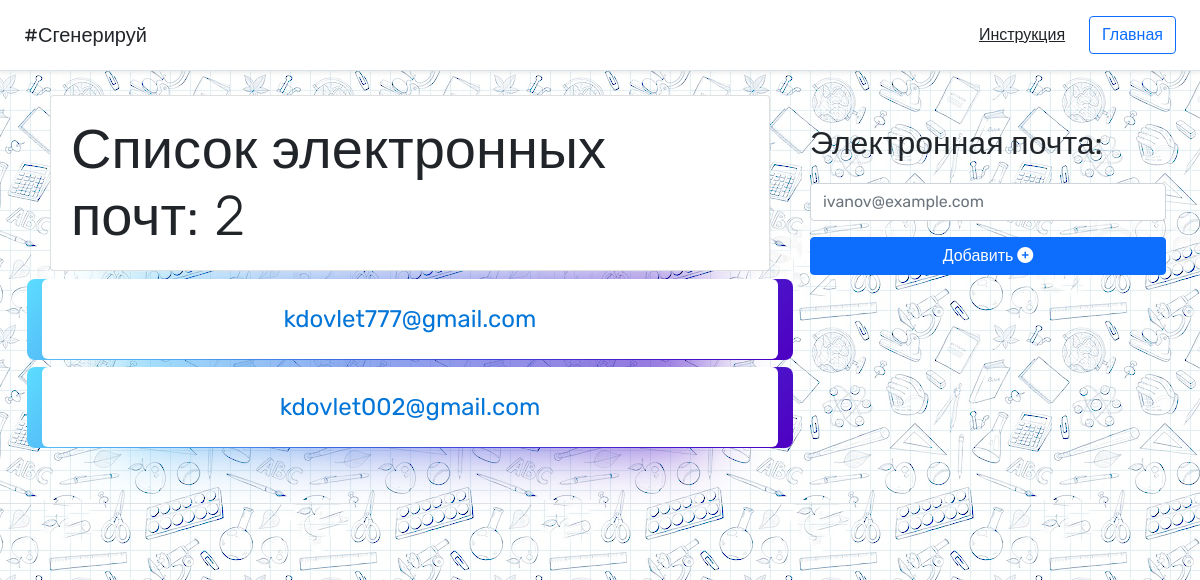
Before: /panel/ with the older database file.
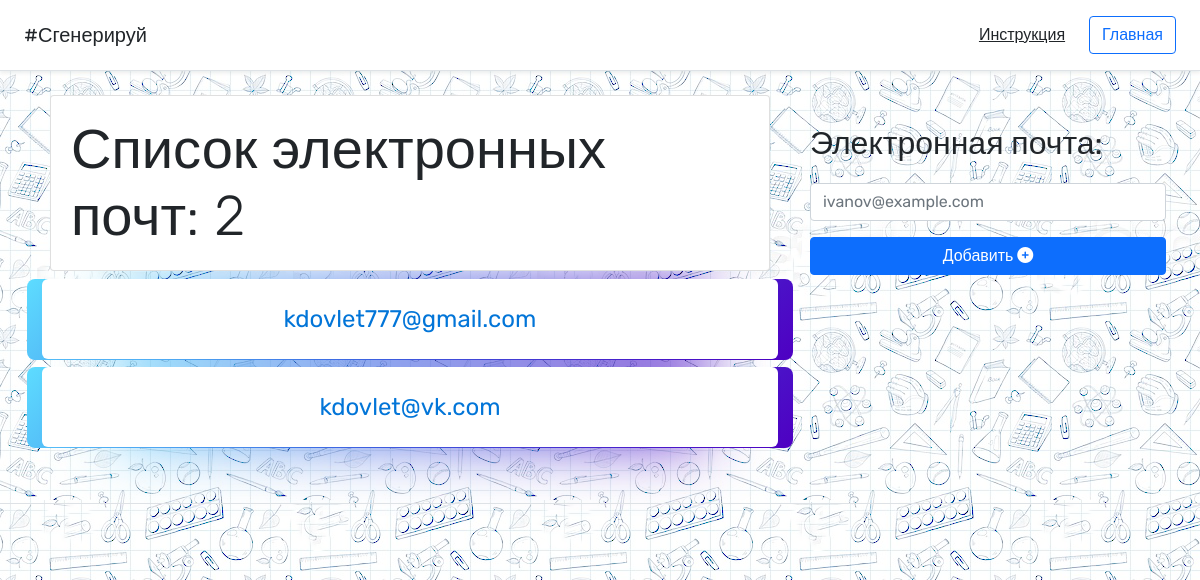
After: the same page with the newer database file.
### taslama/apps/questions/models.py (models this page shows)
class Email(models.Model):
	email = models.CharField('Email', max_length = 50)

### taslama/apps/questions/views.py (the view)
# urls.py: path('panel/', views.panel, name = 'panel'),
def panel(request):
	if request.method == 'POST':
		email = Email.objects.create(email = request.POST['email'])
		created = email.email
		email.save()
		messages.info(request, f'Почта {created} добавлена успешно!')
	emails_list = Email.objects.all()
	emails_count = emails_list.count()
	return render(request, 'panel.html', {'emails_list':emails_list, 'emails_count':emails_count})

### taslama/apps/questions/templates/panel.html (shortened to what this page needs)
{% load static %}
<!DOCTYPE html>
<html lang="en">
  <head>
    <link rel='stylesheet' href="{% static 'cardstyle.css' %}">
    <link href="https://cdn.jsdelivr.net/npm/bootstrap@5.0.0-beta2/dist/css/bootstrap.min.css" rel="stylesheet">
  </head>
  <body style="background-image: url('{% static 'pattern.png' %}' );">
<header class="d-flex flex-column flex-md-row align-items-center p-3 px-md-4 mb-3 bg-body border-bottom shadow-sm">
  <p class="h5 my-0 me-md-auto fw-normal">#Сгенерируй</p>
  <nav class="my-2 my-md-0 me-md-3">
    <a class="p-2 text-dark" href="{% url 'info' %}">Инструкция</a>
  </nav>
  <a class="btn btn-outline-primary" href="{% url 'index' %}">Главная</a>
</header>
<div class="container">
  <div class="row">
    <div class="col-sm-8">
    <div class="card p-1 m-2">
  <h1 class="display-4 m-3">Список электронных почт: {{emails_count}}</h1>
  </div>
  {% if emails_list %}
    {% for email in emails_list %}
     <a href="{% url 'delete' email.id %}" style="text-decoration:none;">
    <div class="card1 mb-2 ml-2 w-100">
    {{email.email}}
    </div>
     </a>
    {% endfor %}
  {% else %}
  <p class="m-3">Пока электронных почт не добавлено, нажмите "Добавить", чтобы добавить почту</p>
  {% endif %}
    </div>
    <div class="col-sm-4">
      <form method="POST">
  <div class="form-group pt-4">
    <label class="m-2" style="font-size: 32px;" for="exampleFormControlInput1">Электронная почта:</label>
    <input type="email" class="form-control m-2" name="email" id="exampleFormControlInput1" placeholder="ivanov@example.com">
  </div>
  <a href="">
  <button class="btn btn-primary m-2" style="width: 100%;">Добавить <i class="fas fa-plus-circle"></i> </button>
</a>
  </form>
    </div>
  </div>
</div>
  <footer class="pt-4 my-md-5 pt-md-5 border-top">
  </footer>
  </body>
</html>

### taslama/apps/questions/static/cardstyle.css (style rules this page uses)
:root { --card-height: 10vh; --card-width: calc(var(--card-height) * 9); }
.card1 { background: #ffffff; width: var(--card-width); height: var(--card-height); padding: 1px; position: relative; border-radius: 6px; justify-content: center; align-items: center; text-align: center; display: flex; font-size: 1.5em; color: #0275d8; cursor: pointer; }
.card1::before { content: ""; width: 104%; height: 102%; border-radius: 8px; background-image: linear-gradient( var(--rotate) , #5ddcff, #3c67e3 43%, #4e00c2); position: absolute; z-index: -1; top: -1%; left: -2%; animation: spin 2.5s linear infinite; }
.card1::after { position: absolute; content: ""; top: 6; left: 0; right: 0; z-index: -1; height: 100%; width: 100%; margin: 0 auto; transform: scale(0.8); filter: blur(calc(var(--card-height) / 2)); background-image: linear-gradient( var(--rotate) , #5ddcff, #3c67e3 43%, #4e00c2); opacity: 1; transition: opacity .5s; animation: spin 2.5s linear infinite; }

### taslama/apps/questions/templates/panel.html (style rules this page uses)
* { font-family: 'Rubik', sans-serif; }

Changed rows visible on the page:
removed Email: email "kdovlet002@gmail.com"
added Email: email "kdovlet@vk.com"
